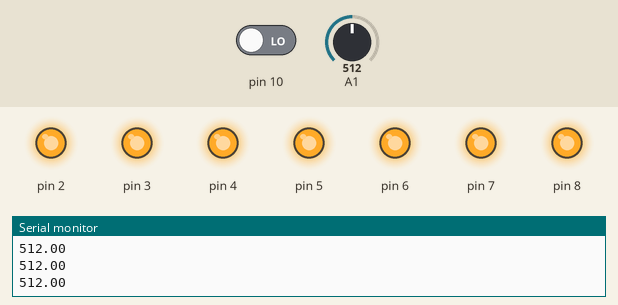
The sketch below on a simulated Arduino Uno, built with avr-gcc and run on an emulated ATmega328P. On the bench: output pins drawn as LEDs (lit = HIGH), the last lines printed to the serial monitor. Inputs (shaded band) come from the test bench; at power-on: pin 10 LOW, A1 = 512. Pins used as bus, display or sensor lines are not drawn.

Above: at 1.2 s.
1.3 s: pin 10 driven HIGH
At 4.2 s:
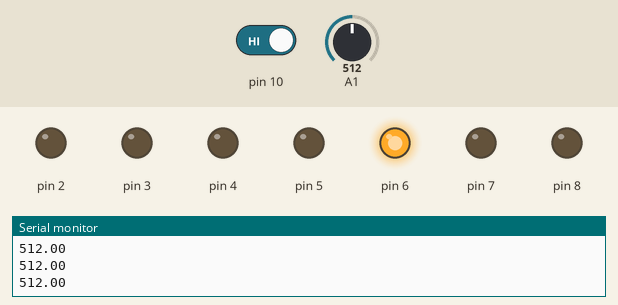
4.3 s: pin 10 driven LOW
At 5.4 s:
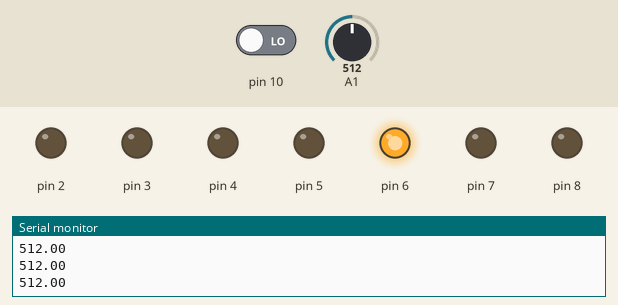
5.8 s: A1 set to 476
8.8 s: A1 set to 444
10.3 s: A1 set to 420
At 11.3 s:
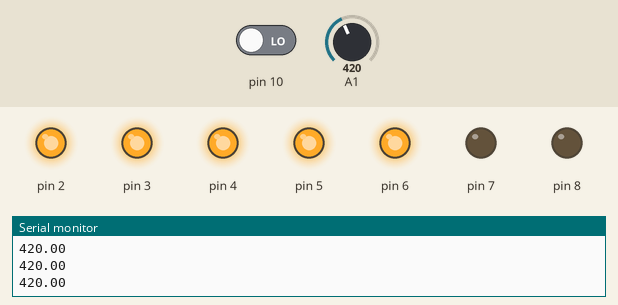
11.8 s: pin 10 driven HIGH
At 13.2 s:
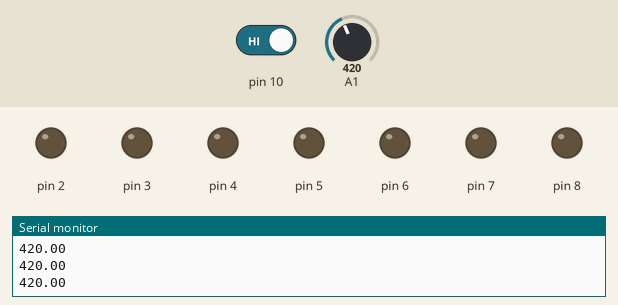
Timing chart, 0 to 15.3 s (numbered marks = the images above; inputs shaded):
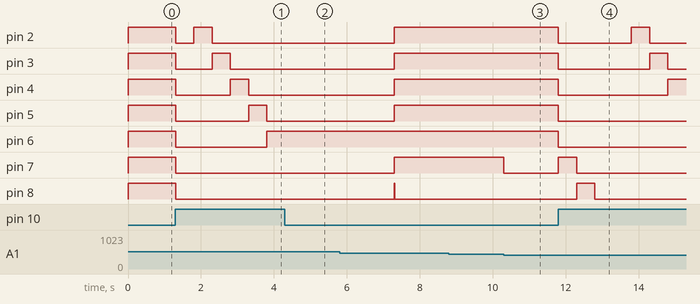

Measured:
- the behaviour switches between 428 and 427 on A1 (found by bisection; images 2 and 3)
- after the input at 1.3 s, pin 2: HIGH → LOW at once, → HIGH 0.50 s later, → LOW 0.50 s later; pin 3: HIGH → LOW at once, → HIGH 1.0 s later, → LOW 0.50 s later; pin 4: HIGH → LOW at once, → HIGH 1.5 s later, → LOW 0.50 s later; pin 5: HIGH → LOW at once, → HIGH 2.0 s later, → LOW 0.50 s later; pin 6: HIGH → LOW at once, → HIGH 2.5 s later
- after the input at 4.3 s, pin 6: stays HIGH (without the input it goes to LOW after 0.01 s); pin 7: stays LOW (without the input it goes to HIGH after 0.01 s); pin 8: stays LOW (without the input it goes to HIGH after 0.51 s)
- after the input at 10.3 s, pin 7: HIGH → LOW at once
- after the input at 11.8 s, pin 2: HIGH → LOW at once, → HIGH 2.0 s later, → LOW 0.50 s later; pin 3: HIGH → LOW at once, → HIGH 2.5 s later, → LOW 0.50 s later; pin 4: HIGH → LOW at once, → HIGH 3.0 s later; pin 5, pin 6: HIGH → LOW at once; pin 7: LOW → HIGH at once, → LOW 0.50 s later

The sketch:

vol_control_1.0.ino
```cpp
void lightup(int);
void increaseThreshold();
double Sensitivity = 1.0;
double MaxSig = 550.0;
double vol = 0.0;
int threshold = 0;


void setup() {
  pinMode(1,OUTPUT);
  pinMode(2,OUTPUT);
  pinMode(3,OUTPUT);
  pinMode(4,OUTPUT);
  pinMode(5,OUTPUT);
  pinMode(6,OUTPUT);
  pinMode(7,OUTPUT);
  pinMode(8,OUTPUT);

  pinMode(10,INPUT);

  Serial.begin(19200);
}

void loop() {

  // put your main code here, to run repeatedly:
  vol = analogRead(A1);
  Serial.println(vol);
  //Serial.println(digitalRead(10));

  if(digitalRead(10) == 1) {
    increaseThreshold();
    delay(500);
  }

  lightup(vol);
  delay(10);
}

void increaseThreshold() {
      threshold++;
      if(threshold >= 9) {
        threshold = 0;
      }

      digitalWrite(1,LOW);
      digitalWrite(2,LOW);
      digitalWrite(3,LOW);
      digitalWrite(4,LOW);
      digitalWrite(5,LOW);
      digitalWrite(6,LOW);
      digitalWrite(7,LOW);
      digitalWrite(8,LOW);

      digitalWrite(threshold,HIGH);
      delay(500);

    if(digitalRead(10) == 1) {
      increaseThreshold();
      delay(500);
    }


}


void lightup(int vol) {

    if (vol < (.111)*Sensitivity*MaxSig) {
      digitalWrite(1,LOW);
      digitalWrite(2,LOW);
      digitalWrite(3,LOW);
      digitalWrite(4,LOW);
      digitalWrite(5,LOW);
      digitalWrite(6,LOW);
      digitalWrite(7,LOW);
      digitalWrite(8,LOW);
    }
    if (vol>= (.111)*Sensitivity*MaxSig && vol < (.222)*Sensitivity*MaxSig) {
      digitalWrite(1,HIGH);
      digitalWrite(2,LOW);
      digitalWrite(3,LOW);
      digitalWrite(4,LOW);
      digitalWrite(5,LOW);
      digitalWrite(6,LOW);
      digitalWrite(7,LOW);
      digitalWrite(8,LOW);
    }
    if (vol>= (.222)*Sensitivity*MaxSig && vol < (.333)*Sensitivity*MaxSig) {
      digitalWrite(1,HIGH);
      digitalWrite(2,HIGH);
      digitalWrite(3,LOW);
      digitalWrite(4,LOW);
      digitalWrite(5,LOW);
      digitalWrite(6,LOW);
      digitalWrite(7,LOW);
      digitalWrite(8,LOW);
    }
    if (vol>= (.333)*Sensitivity*MaxSig && vol < (.444)*Sensitivity*MaxSig) {
      digitalWrite(1,HIGH);
      digitalWrite(2,HIGH);
      digitalWrite(3,HIGH);
      digitalWrite(4,LOW);
      digitalWrite(5,LOW);
      digitalWrite(6,LOW);
      digitalWrite(7,LOW);
      digitalWrite(8,LOW);
    }
    if (vol>= (.444)*Sensitivity*MaxSig && vol < (.555)*Sensitivity*MaxSig) {
      digitalWrite(1,HIGH);
      digitalWrite(2,HIGH);
      digitalWrite(3,HIGH);
      digitalWrite(4,HIGH);
      digitalWrite(5,LOW);
      digitalWrite(6,LOW);
      digitalWrite(7,LOW);
      digitalWrite(8,LOW);
    }
    if (vol>= (.555)*Sensitivity*MaxSig && vol < (.666)*Sensitivity*MaxSig) {
      digitalWrite(1,HIGH);
      digitalWrite(2,HIGH);
      digitalWrite(3,HIGH);
      digitalWrite(4,HIGH);
      digitalWrite(5,HIGH);
      digitalWrite(6,LOW);
      digitalWrite(7,LOW);
      digitalWrite(8,LOW);
    }
    if (vol>= (.666)*Sensitivity*MaxSig && vol < (.777)*Sensitivity*MaxSig) {
      digitalWrite(1,HIGH);
      digitalWrite(2,HIGH);
      digitalWrite(3,HIGH);
      digitalWrite(4,HIGH);
      digitalWrite(5,HIGH);
      digitalWrite(6,HIGH);
      digitalWrite(7,LOW);
      digitalWrite(8,LOW);
    }
    if (vol>= (.777)*Sensitivity*MaxSig && vol < (.888)*Sensitivity*MaxSig) {
      digitalWrite(1,HIGH);
      digitalWrite(2,HIGH);
      digitalWrite(3,HIGH);
      digitalWrite(4,HIGH);
      digitalWrite(5,HIGH);
      digitalWrite(6,HIGH);
      digitalWrite(7,HIGH);
      digitalWrite(8,LOW);
    }
    if(vol >= (.888)*Sensitivity*MaxSig) {
      digitalWrite(1,HIGH);
      digitalWrite(2,HIGH);
      digitalWrite(3,HIGH);
      digitalWrite(4,HIGH);
      digitalWrite(5,HIGH);
      digitalWrite(6,HIGH);
      digitalWrite(7,HIGH);
      digitalWrite(8,HIGH);
    }

}
```
